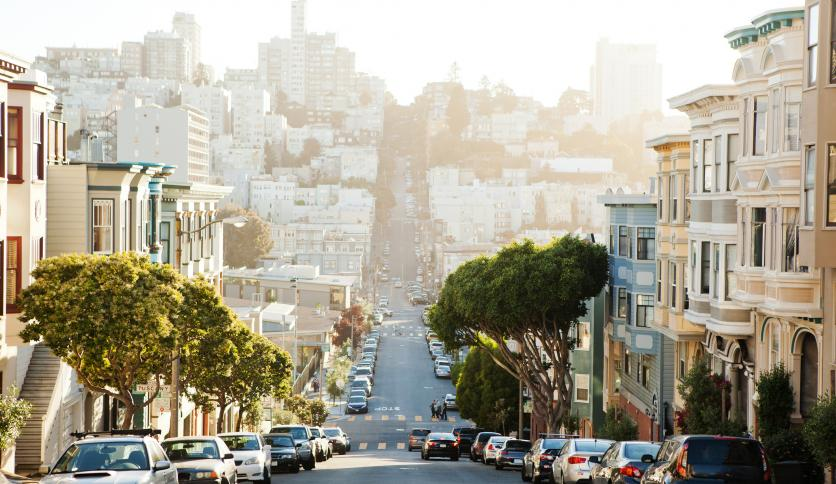
#> input picture Memo/data/images/city.jpg, 836 x 484 px, given in place of cat.jpg, which was not available
$ python reading_img_and_video.py
#> lines starting #> are read from the running program, lines starting #| are printed output that depends on the picture; pictures that were not available may be replaced by others from this repository, and a replacement may not be noted
### Memo/basic_functions/read_data.py
import cv2 as cv
import numpy as np
from basic_functions.transformations import rescale_frame
from basic_functions.helpers import show_img


def read_img(img_path: str,
             scale: float = 0.0,
             concat_gray: bool = False) -> None:
    '''
        Reading and showing image function
        Args:
            img_path: str - path to your image data
            scale: float - in order to rescale your image
            concat_gray: bool - if requires to show RGB and GRAY
                                in one window
    '''
#> called with img_path = 'data/images/cat.jpg', scale = 0.5, concat_gray = True
    img = cv.imread(img_path)
#> img is the input picture: shape (484, 836, 3); mean B, G, R 149.2, 165.2, 170.9

    if scale:
        img = rescale_frame(img, scale)
#> in rescale_frame, `return cv.resize(frame, dimesions, interpolation=cv.INTER_AREA)`:
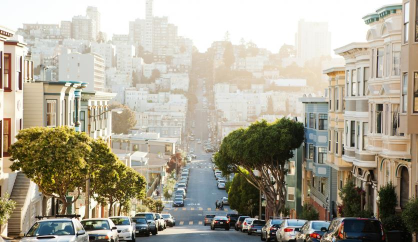
#> returned value: shape (242, 418, 3); mean of channels 0, 1, 2 149.4, 165.4, 171; drawn as B, G, R

    if concat_gray:
        # This method firstly transforms BGR to GRAY - 3D -> 1D
        # and then from 1D -> 3D but remains still gray
        gray = cv.cvtColor(img, cv.COLOR_BGR2GRAY)
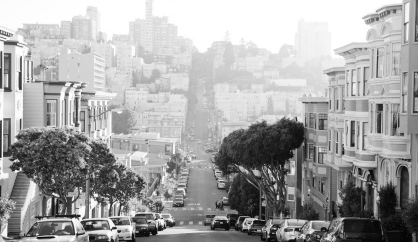
#> gray: shape (242, 418); min 2, max 255, mean 165.2
        gray_BGR = cv.cvtColor(gray, cv.COLOR_GRAY2BGR)

        # Matrix concatenation
        img = np.hstack((img, gray_BGR))
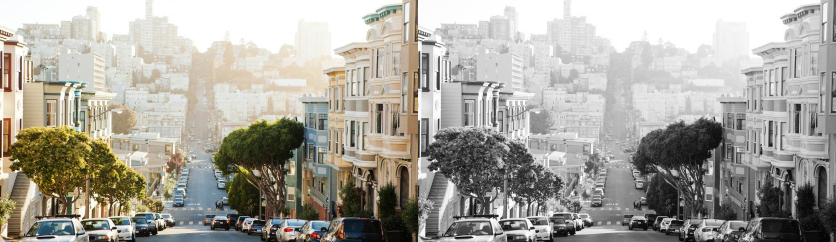
#> img: shape (242, 836, 3); mean B, G, R 157.3, 165.3, 168.1

    show_img(img, 'Image')

def read_video(vid_path: str = None,
               scale: float = 0.0,
               concat_gray: bool = False) -> None:
    '''
       Reading and showing video function
       Args:
           vid_path: str - path to your video data
           scale: float - in order to rescale your image
           concat_gray: bool - if requires to show RGB and GRAY
                               in one window
    '''
    if not vid_path:
        vid_path = 0 # In order to use webcam

    cap = cv.VideoCapture(vid_path)

    if not cap.isOpened():
        print("No web-camera or video source provided")
        return

    while True:
        ret, frame = cap.read()
        if scale:
            frame = rescale_frame(frame, scale)
#> call 2 of rescale_frame, with scale = 0.2
#> in rescale_frame (call 2), `return cv.resize(frame, dimesions, interpolation=cv.INTER_AREA)`:
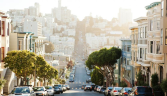
#> returned value: shape (96, 167, 3); mean of channels 0, 1, 2 149.2, 165.2, 170.9; drawn as B, G, R

        if concat_gray:
            gray = cv.cvtColor(frame, cv.COLOR_BGR2GRAY)
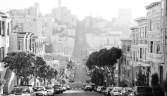
#> gray: shape (96, 167); min 5, max 255, mean 165.1
            gray_BGR = cv.cvtColor(gray, cv.COLOR_GRAY2BGR)
#> gray_BGR: shape (96, 167, 3)

            frame = np.hstack((frame, gray_BGR))
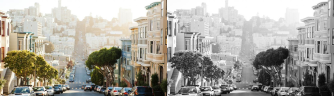
#> frame: shape (96, 334, 3); mean B, G, R 157.2, 165.2, 168

        cv.imshow("Video", frame)

        if cv.waitKey(20) & 0xFF == ord('q'):
#> (key q is pressed here)
            cap.release()
            cv.destroyAllWindows()

            return

### Memo/basic_functions/transformations.py
import cv2 as cv
import numpy as np

# X, Y
# (-x, -y, x, y)
# (left, up, right, down)

# [6 lines left out: function translate, not called in this run]

def rescale_frame(frame, scale=0.75):
    height, width, _ = frame.shape # rows, cols, channels
    height *= scale
    width *= scale

    dimesions = (int(width), int(height))

    return cv.resize(frame, dimesions, interpolation=cv.INTER_AREA)

# [10 lines left out: function rotate, not called in this run]

### Memo/basic_functions/helpers.py
import cv2 as cv
import numpy as np

def show_img(img_name: str, img):
    cv.imshow(img_name, img)
    cv.waitKey(0)
    cv.destroyAllWindows()

### Memo/reading_img_and_video.py
import cv2 as cv
import numpy as np
from basic_functions.read_data import read_img, read_video

if __name__ == "__main__":
    img_path = "data/images/cat.jpg"
    vid_path = "data/videos/dog.mp4"

    read_img(img_path, scale=0.5, concat_gray=True)
    read_video(vid_path, scale=0.2, concat_gray=True)
